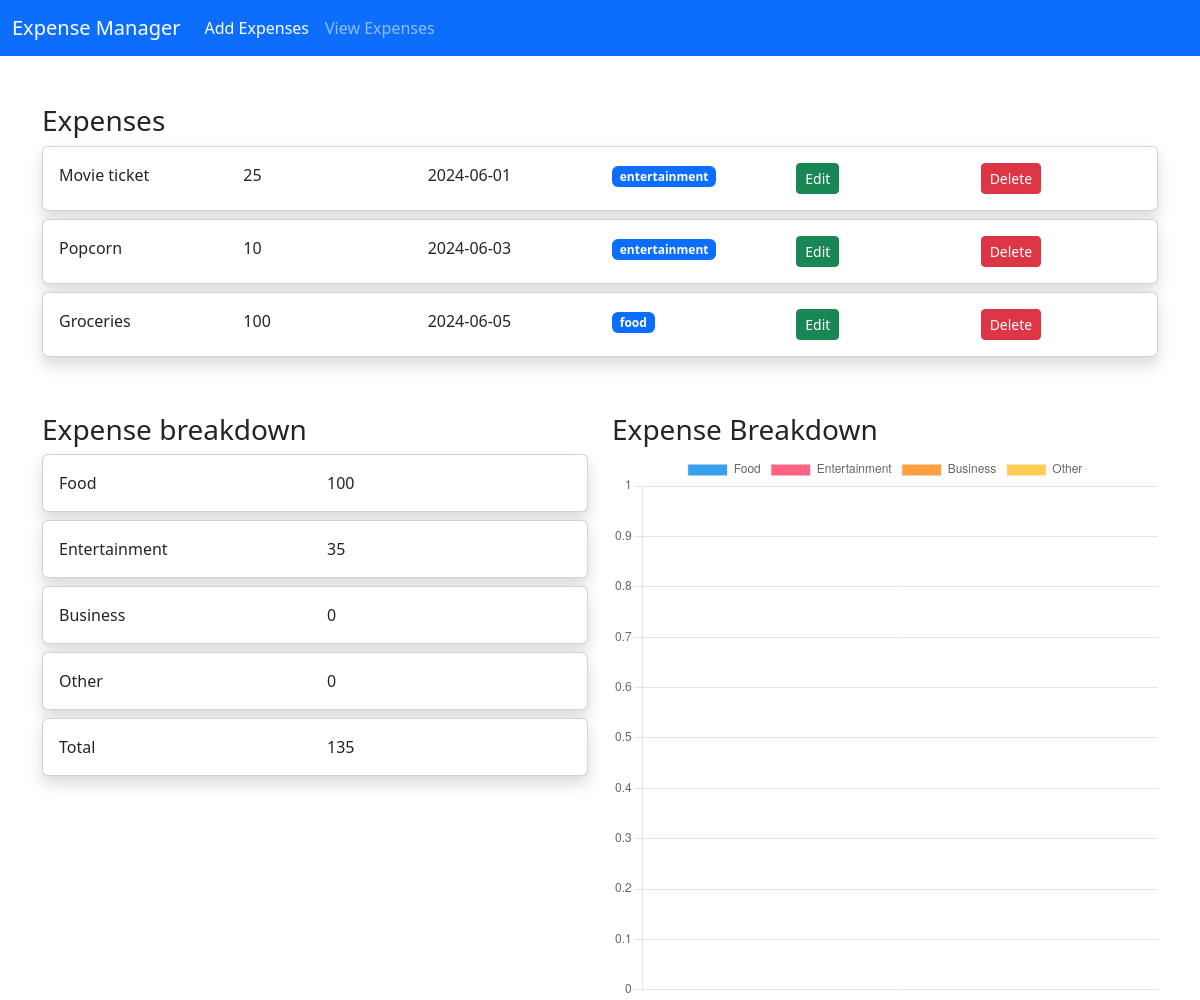
/expenses, run on the app's committed database.
### app.py (models this page shows, shortened)
class Expense(db.Model):
    id = db.Column(db.Integer, primary_key=True)
    date = db.Column(db.String(50), nullable=False)
    expensename = db.Column(db.String(50), nullable=False)
    amount = db.Column(db.Integer, nullable=False)
    category = db.Column(db.String(50), nullable=False)

### app.py (the view)
@app.route('/expenses')
def expenses():
    expenses = Expense.query.all()
    total = 0
    t_business = 0
    t_other = 0
    t_food = 0
    t_entertainment = 0
    for expense in expenses:
        total += expense.amount
        if expense.category == "business":
            t_business += expense.amount
        elif expense.category == "food":
            t_food += expense.amount
        elif expense.category == "entertainment":
            t_entertainment += expense.amount
        else:
            t_other += expense.amount
    return render_template(
        "expenses.html",
        expenses=expenses,
        total=total,
        t_business=t_business,
        t_entertainment=t_entertainment,
        t_food=t_food,
        t_other=t_other
    )

### templates/expenses.html (shortened to what this page needs)
{%  extends 'base.html'  %}
{% block body %}
<div class="container">
    <h3 class="mt-5">Expenses</h3>
    {% for expense in expenses %}
    <div class="row">
        <div class="col-md-12">
            <div class="card shadow mb-2 bg-white rounded">
                <div class="card-body">
                    <div class="row">
                        <div class="col-md-2">{{expense.expensename}}</div>
                        <div class="col-md-2">{{expense.amount}}</div>
                        <div class="col-md-2">{{expense.date}}</div>
                        <div class="col-md-2">
                            <span class="badge text-bg-primary"">{{expense.category}}</span>
                        </div>
                        <div class="col-md-2">
                            <a href="updateexpense/{{expense.id}}" class="btn btn-sm btn-success">Edit</a>
                        </div>
                        <div class="col-md-2">
                            <a href="delete/{{expense.id}}" class="btn btn-sm btn-danger">Delete</a>
                        </div>
                    </div>
                </div>
            </div>
        </div>
    </div>
    {% endfor %}
    <div class="row">
        <div class="col-md-6">
            <h3 class="mt-5">Expense breakdown</h3>
            <div class="card shadow mb-2 bg-white rounded">
                <div class="card-body">
                    <div class="row">
                        <div class="col-md-6">Food</div>
                        <div id="tfood" class="col-md-6">{{t_food}}</div>
                    </div>
                </div>
            </div>
            <div class="card shadow mb-2 bg-white rounded">
                <div class="card-body">
                    <div class="row">
                        <div class="col-md-6">Entertainment</div>
                        <div id="tentertainment" class="col-md-6">{{t_entertainment}}</div>
                    </div>
                </div>
            </div>
            <div class="card shadow mb-2 bg-white rounded">
                <div class="card-body">
                    <div class="row">
                        <div class="col-md-6">Business</div>
                        <div id="tbusiness" class="col-md-6">{{t_business}}</div>
                    </div>
                </div>
            </div>
            <div class="card shadow mb-2 bg-white rounded">
                <div class="card-body">
                    <div class="row">
                        <div class="col-md-6">Other</div>
                        <div id="tother" class="col-md-6">{{t_other}}</div>
                    </div>
                </div>
            </div>
            <div class="card shadow mb-2 bg-white rounded">
                <div class="card-body">
                    <div class="row">
                        <div class="col-md-6">Total</div>
                        <div class="col-md-6">{{total}}</div>
                    </div>
                </div>
            </div>
        </div>
        <div class="col-md-6">
            <h3 class="mt-5">Expense Breakdown</h3>
            <div>
                <canvas id="myChart"></canvas>
            </div>
            <script>
                let food = document.getElementById('tfood').innerHTML
                let entertainment = document.getElementById('tentertainment').innerHTML
                let business = document.getElementById('tbusiness').innerHTML
                let other = document.getElementById('tother').innerHTML
                const ctx = document.getElementById('myChart');
              new Chart(ctx, {
                type: 'pie',
                data: {
                  labels: ['Food', 'Entertainment', 'Business', 'Other'],
                  datasets: [{
                    label: '# of Votes',
                    data: [food, entertainment, business, other],
                    borderWidth: 1
                  }]
                },
                options: {
                  scales: {
                    y: {
                      beginAtZero: true
                    }
                  }
                }
              });
            </script>
        </div>
    </div>
</div>
{% endblock %}

### templates/base.html (shortened to what this page needs)
<!DOCTYPE html>
<html lang="en">
<head>
    <link href="https://cdn.jsdelivr.net/npm/bootstrap@5.3.3/dist/css/bootstrap.min.css" rel="stylesheet"
>
</head>
<body>
<nav class="navbar navbar-expand-lg navbar-dark bg-primary">
    <div class="container-fluid">
        <a class="navbar-brand" href="#">Expense Manager</a>
        <div class="collapse navbar-collapse" id="navbarNavAltMarkup">
            <div class="navbar-nav">
                <a class="nav-link active" aria-current="page" href="/">Add Expenses</a>
                <a class="nav-link" href="/expenses">View Expenses</a>
            </div>
        </div>
    </div>
</nav>
{% block body %}
{% endblock %}
</body>
</html>

### data on the page
Expense: expensename "Movie ticket", amount "25", date "2024-06-01", category "entertainment"
Expense: expensename "Popcorn", amount "10", date "2024-06-03", category "entertainment"
Expense: expensename "Groceries", amount "100", date "2024-06-05", category "food"

### other printed values
{{ t_food }} "100"
{{ t_entertainment }} "35"
{{ t_business }} "0"
{{ t_other }} "0"
{{ total }} "135"
